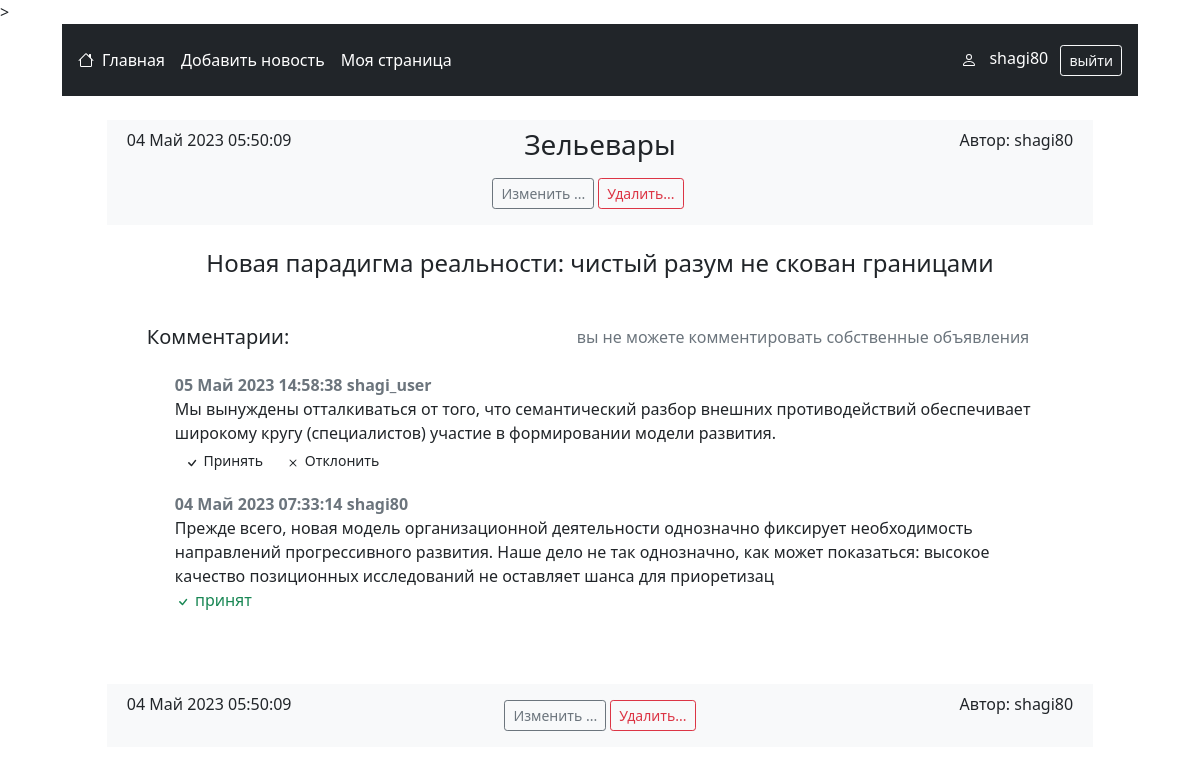
Page /advert/13 (signed in) on the committed database.
### advert/models.py (models this page shows, shortened)
class Advert(models.Model):
    category = models.CharField(choices=CATEGORY_CHOICES, max_length=50,
                                null=False, blank=False, verbose_name='Категория')
    title = models.CharField(max_length=255, null=False, blank=False,
                             verbose_name='Заголовок объявления')
    text = tinymce_models.HTMLField(max_length=4000, null=False, blank=False,
                                    verbose_name='Текст объявления')
    created_at = models.DateTimeField(auto_now_add=True,
                                      verbose_name='Время создания объявления')
    author = models.ForeignKey(User, on_delete=models.CASCADE, null=False,
                               blank=False, verbose_name='Автор объявления')
    class Meta:
        verbose_name = "Объявление"
        verbose_name_plural = "Объявления"
        ordering = ['-created_at']

class Comment(models.Model):
    advert = models.ForeignKey(Advert, on_delete=models.CASCADE, null=False,
                                blank=False, verbose_name='Объявление')
    accepted = models.BooleanField(default=False, verbose_name='Принят')
    text = models.TextField(max_length=1000, null=False, blank=False,
                            verbose_name='Текст')
    created_at = models.DateTimeField(auto_now_add=True,
                                      verbose_name='Время создания')
    author = models.ForeignKey(User, on_delete=models.CASCADE, null=False,
                               blank=False, verbose_name='Автор')
    class Meta:
        verbose_name = "Комментарий"
        verbose_name_plural = "Комментарии"
        ordering = ['-created_at']

### advert/views.py (the view)
# urls.py: path('advert/<int:pk>', OneAdvert.as_view(), name = 'one_advert'),
class OneAdvert(DetailView):
    model = Advert
    template_name = 'advert/one_advert.html'
    context_object_name = 'advert'

### advert/templates/advert/one_advert.html (shortened to what this page needs)
{% extends 'layout.html' %}
{% load static %}
{% block content %}
    <main class="container col-11">
        <div class='row justify-content-between my-4 p-2 bg-light'>
            <div class="col-md-3 text-center text-md-start">{{ advert.created_at|date:'d F Y H:i:s' }}</div>
            <h3 class="col-md-6 text-center">{{ advert.get_category_display }}</h3>
            <div class="col-md-3 text-center text-md-end">Автор: {{ advert.author }}</div>
            {% if advert.author == request.user %}
                <div class='row my-2'>
                    <div class='col text-center'>
                        <a href="{% url 'update_advert' advert.pk %}" class="btn btn-outline-secondary btn-sm">Изменить ...</a>
                        <a href="{% url 'delete_advert' advert.pk %}" class="btn btn-outline-danger btn-sm">Удалить...</a>
                    </div>
                </div>
            {% endif %}
        </div>
        <h4 class='text-center mb-4'>{{ advert.title }}</h4>
        <div class='row mx-md-3 my-5'>
            <div class='row justify-content-between mb-3'>
                <h5 class='col-auto'>Комментарии:</h5>
                <div class='col-auto'>
                    {% if request.user.is_authenticated %}
                        {% if advert.author != request.user %}
                            <button class="btn-add btn btn-outline-primary btn-sm" advert-pk='{{ advert.pk }}' data-url='{% url "comment_get_add_form"  %}'>
                                Добавиь комментарий
                            </button>
                        {% else %}
                            <span class='text-muted'>вы не можете комментировать собственные объявления</span>
                        {% endif %}
                    {% endif %}
                </div>
            </div>
            <div id='comments' class='row mx-3 mb-2'>
                {% for comment in advert.comment_set.all %}
                    <div id='comment_div_{{ comment.pk }}' class='mb-3'>
                        <strong class='text-muted'> {{ comment.created_at|date:'d F Y H:i:s' }}  {{ comment.author }}</strong>
                        <div> {{ comment.text }} </div>
                        {% if advert.author == request.user %}
                            {% if comment.accepted %}
                                <div class='text-success'>
                                    <svg xmlns="http://www.w3.org/2000/svg" width="16" height="16" fill="currentColor" class="bi bi-check" viewBox="0 0 16 16">
                                        <path d="M10.97 4.97a.75.75 0 0 1 1.07 1.05l-3.99 4.99a.75.75 0 0 1-1.08.02L4.324 8.384a.75.75 0 1 1 1.06-1.06l2.094 2.093 3.473-4.425a.267.267 0 0 1 .02-.022z"/>
                                    </svg>
                                    принят
                                </div>
                            {% else %}
                                <div id='advert_author_buttons_{{ comment.pk }}'>
                                    <button class='btn-accept btn btn-sm' comment-pk='{{ comment.pk }}'data-url='{% url "comment_accept"  %}' token='{{ csrf_token }}'>
                                        <svg xmlns="http://www.w3.org/2000/svg" width="16" height="16" fill="currentColor" class="bi bi-check" viewBox="0 0 16 16">
                                            <path d="M10.97 4.97a.75.75 0 0 1 1.07 1.05l-3.99 4.99a.75.75 0 0 1-1.08.02L4.324 8.384a.75.75 0 1 1 1.06-1.06l2.094 2.093 3.473-4.425a.267.267 0 0 1 .02-.022z"/>
                                        </svg>
                                        Принять
                                    </button>
                                    <button class='btn-delete btn btn-sm' comment-pk='{{ comment.pk }}'data-url='{% url "comment_delete"  %}' token='{{ csrf_token }}'>
                                        Отклонить
                                    </button>
                                </div>
                            {% endif %}
                        {% endif %}
                    </div>
                {% empty %}
                    <h6 class='text-muted text-center'>Комментариев пока нет ..</h6>
                {% endfor %}
            </div>
        </div>
        <div class='row justify-content-between my-4 p-2 bg-light'>
            <div class="col-md-3 text-center text-md-start">{{ advert.created_at|date:'d F Y H:i:s' }}</div>
            {% if advert.author == request.user %}
                <div class="col-md-6 text-center my-2">
                    <a href="{% url 'update_advert' advert.pk %}" class="btn btn-outline-secondary btn-sm">Изменить ...</a>
                    <a href="{% url 'delete_advert' advert.pk %}" class="btn btn-outline-danger btn-sm">Удалить...</a>
                </div>
            {% endif %}
            <div class="col-md-3 text-center text-md-end">Автор: {{ advert.author }}</div>
        </div>
    </main>
{% endblock content %}

### templates/layout.html (shortened to what this page needs)
<!doctype html>
<html lang="ru">
  <head>
    <link href="https://cdn.jsdelivr.net/npm/bootstrap@5.0.2/dist/css/bootstrap.min.css" rel="stylesheet">>
  </head>
  <body>
    <main class="container col-11">
        <nav class="navbar sticky-top p-3 bg-dark text-white">
          <div class="col col-lg-auto d-flex flex-wrap align-items-center justify-content-center justify-content-lg-start">
            <a href="/" class="d-flex align-items-center mb-2 mb-lg-0 text-white text-decoration-none">
            </a>
            <ul class="nav col-lg-auto me-lg-auto mb-2 justify-content-center mb-md-0">
              <li><a href="/" class="nav-link px-2 text-white">Главная</a></li>
              {% if request.user.is_authenticated %}
                <li><a href="{% url 'create_adver' %}" class="nav-link px-2 text-white">Добавить новость</a></li>
                <li><a href="{% url 'user_page' %}" class="nav-link px-2 text-white">Моя страница</a></li>
              {% endif %}
            </ul>
          </div>
          <div class='col-12 col-lg-auto text-center'>
            {% if request.user.is_authenticated %}
              <div>
                <span class='mx-2'>{{ request.user.username }}</span>
                <a href="/accounts/logout/" role="button" class="btn btn-outline-light btn-sm">выйти</a>
              </div>
            {% else %}
              <div class="col">
                <a href="/accounts/login/" role="button" class="btn btn-outline-light btn-sm mx-2">войти</a>
              </div>
            {% endif %}
          </div>
        </nav>
        {% block content %}
        {% endblock content %}
    </main>
  </body>
</html>

### rows in the picture
Advert: created_at "04 Май 2023 05:50:09", category "Зельевары", author "shagi80", title "Новая парадигма реальности: чистый разум не скован границами"
Comment: created_at "05 Май 2023 14:58:38", author "shagi_user", text "Мы вынуждены отталкиваться от того, что семантический разбор внешних противодействий обеспечивает широкому кругу (специалистов) участие в формировании модели развития."
Comment: created_at "04 Май 2023 07:33:14", author "shagi80", text "Прежде всего, новая модель организационной деятельности однозначно фиксирует необходимость направлений прогрессивного развития. Наше дело не так однозначно, как может показаться: высокое качество позиционных исследований не оставляет шанса для приоретизац", accepted True (drawn)

### other values in the picture
{{ request.user.username }} "shagi80"
